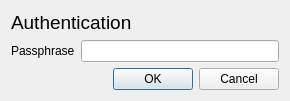
<?xml version="1.0" encoding="UTF-8"?>
<ui version="4.0">
 <class>PasswordDialog</class>
 <widget class="QDialog" name="PasswordDialog">
  <property name="geometry">
   <rect>
    <x>0</x>
    <y>0</y>
    <width>290</width>
    <height>101</height>
   </rect>
  </property>
  <property name="windowTitle">
   <string>Dialog</string>
  </property>
  <layout class="QVBoxLayout" name="verticalLayout">
   <item>
    <widget class="QLabel" name="title">
     <property name="font">
      <font>
       <pointsize>14</pointsize>
      </font>
     </property>
     <property name="text">
      <string>Authentication</string>
     </property>
    </widget>
   </item>
   <item>
    <layout class="QFormLayout" name="mainLayout">
     <item row="0" column="0">
      <widget class="QLabel" name="psphLabel">
       <property name="text">
        <string>Passphrase</string>
       </property>
      </widget>
     </item>
     <item row="0" column="1">
      <widget class="QLineEdit" name="psph">
       <property name="echoMode">
        <enum>QLineEdit::Password</enum>
       </property>
      </widget>
     </item>
    </layout>
   </item>
   <item>
    <widget class="QDialogButtonBox" name="buttonBox">
     <property name="orientation">
      <enum>Qt::Horizontal</enum>
     </property>
     <property name="standardButtons">
      <set>QDialogButtonBox::Cancel|QDialogButtonBox::Ok</set>
     </property>
    </widget>
   </item>
  </layout>
 </widget>
 <resources/>
 <connections>
  <connection>
   <sender>buttonBox</sender>
   <signal>accepted()</signal>
   <receiver>PasswordDialog</receiver>
   <slot>ok()</slot>
   <hints>
    <hint type="sourcelabel">
     <x>248</x>
     <y>254</y>
    </hint>
    <hint type="destinationlabel">
     <x>157</x>
     <y>274</y>
    </hint>
   </hints>
  </connection>
  <connection>
   <sender>buttonBox</sender>
   <signal>rejected()</signal>
   <receiver>PasswordDialog</receiver>
   <slot>cancel()</slot>
   <hints>
    <hint type="sourcelabel">
     <x>316</x>
     <y>260</y>
    </hint>
    <hint type="destinationlabel">
     <x>286</x>
     <y>274</y>
    </hint>
   </hints>
  </connection>
 </connections>
 <slots>
  <slot>ok()</slot>
  <slot>cancel()</slot>
 </slots>
</ui>
